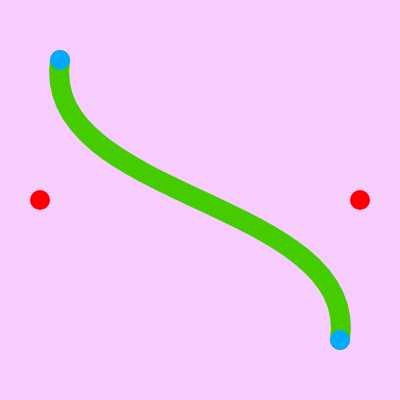
Frame 1 (no input)
Frame 60 (no input): identical to frame 1, image omitted
Frame 120 (the mouse pressed at the canvas centre since frame 60): identical to frame 1, image omitted

The p5.js sketch that drew this single still picture (run headless with seeded random() and noise() and a simulated clock; from frame 60 on, the mouse is pressed at the canvas centre):

// p5.js sketch
// ── sketch.js
let as = []
let cs = []
let ps = []
let weight = 20

function setup() {
  createCanvas(400, 400);
  colorMode(HSL)
  background(290, 100, 90)
  
  strokeWeight(weight)
  strokeCap(ROUND)
  strokeJoin(ROUND)
  noFill()
  
  as.push([140, 140])
  as.push([-140, -140])
  cs.push([160, 0])
  cs.push([-160, 0])
  ps.push(new Point(cs[0][0], cs[0][1], 0))
  ps.push(new Point(cs[1][0], cs[1][1], 1))
}

function draw() {
  background(290, 100, 90)
  translate(width/2, height/2) 
  stroke(100, 100, 40)
  
  beginShape()
  vertex(as[0][0], as[0][1])
  bezierVertex(cs[0][0], cs[0][1], cs[1][0],cs[1][1], as[1][0], as[1][1])
  endShape()
  
  stroke(200, 100, 50)
  as.forEach(a => point(a[0], a[1]))
  
  ps.forEach(p => p.display())
}


function mousePressed() {
    ps.forEach(p => p.checkClicked())
}

function mouseDragged() {
  ps.forEach(p => p.update())
}

function mouseReleased() {
  ps.forEach(p => p.release())
}


function Point (x,y, id) {
  this.x = x
  this.y = y
  this.id = id
  this.d = weight
  this.clicked = false
  
  this.display = function () {
    stroke(0,100,50)
    point(this.x, this.y)
  }
  
  this.checkClicked = function() {
 
    let mX = mouseX - width/2
    let mY = mouseY - height/2
      if (dist(mX,mY,this.x,this.y) <= this.d/2) {
        this.clicked = true
    }
  }
  
  this.update = function() {
    if (this.clicked) {
      let mX = mouseX - width/2
      let mY = mouseY - height/2
      this.x = mX
      this.y = mY
      cs[this.id][0] = mX
      cs[this.id][1] = mY
    }
  }
  
  this.release = function() {
    if (this.clicked) this.clicked = false
  }
}
